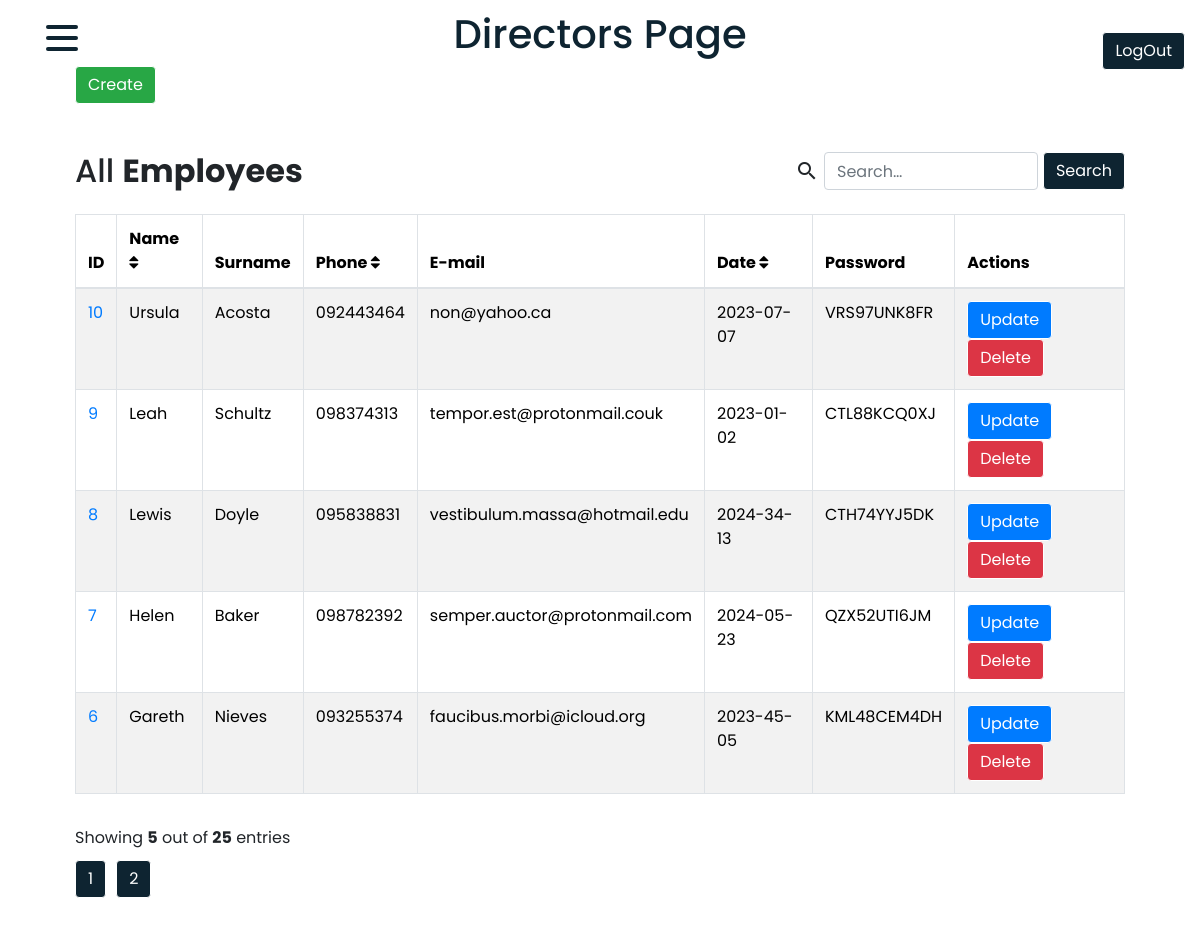
Screenshot of /Pages/directors.php (signed in) with the database file from the repository.
### tables this page shows
CREATE TABLE `employees` (
  `id` mediumint(8) unsigned NOT NULL auto_increment,
  `name` varchar(50) default NULL,
  `surname` varchar(50) default NULL,
  `phone` int(50) default NULL,
  `email` varchar(50) UNIQUE,
  `date` varchar(50),
  `password` varchar(50),
  `director_id` int default NULL,
  PRIMARY KEY (`id`)
) AUTO_INCREMENT=1;

### Action/function.php (the view, shortened to what this page needs)
<?php
    function get_all_users(object $conn,string $table_name, bool $action = false) {
        $num_per_page = 05;
        if(isset($_GET['page'])) {
            $page = $_GET['page'];
        } else {
            $page = 1;
        }
        $start_from = ($page - 1) * 05;
        $sql = "SELECT * FROM $table_name ORDER BY id DESC LIMIT $start_from, $num_per_page;";
        $result = mysqli_query($conn,$sql);
        while($row = mysqli_fetch_assoc($result)) {
            ?>
                 <tr>
                 <?php
                        if ($action == true):
                            ?>
                    <td><a href="../Action/userId.php?id=<?php echo $row['id'] ?>"><? echo $row['id'] ?></a></td>
                        <?php elseif ($action == false) :?>
                        <td><? echo $row['id'] ?></td>
                        <?php endif ?>
                    <td><? echo $row['name']?></td>
                    <td><? echo $row['surname']?></td>
                    <td>0<? echo $row['phone']?></td>
                    <td><? echo $row['email']?></td>
                    <td><? echo $row['date']?></td>
                    <?php
                        if ($action == true):
                    ?>
                    <td><? echo $row['password']?></td>
                    <td>
                        <a href="../Action/edit.php?id=<?php echo $row['id'] ?>" class="btn btn-primary text-white">Update</a>
                        <a href="../Action/delete.php?id=<?php echo $row['id'] ?>" class="btn btn-danger text-white">Delete</a>
                    </td>
                <?php endif ?>
                </tr>
              <?php
        }
    }
?>

### css/director.css (style rules this page uses)
* { margin: 0; padding: 0; box-sizing: border-box; }
body { font-family: "Poppins", sans-serif; }
.btn { border: 1px solid; }

### rows the page displays
employees: id "10", name "Ursula", surname "Acosta", phone "92443464", email "non@yahoo.ca", date "2023-07-07", password "VRS97UNK8FR"
employees: id "9", name "Leah", surname "Schultz", phone "98374313", email "tempor.est@protonmail.couk", date "2023-01-02", password "CTL88KCQ0XJ"
employees: id "8", name "Lewis", surname "Doyle", phone "95838831", email "vestibulum.massa@hotmail.edu", date "2024-34-13", password "CTH74YYJ5DK"
employees: id "7", name "Helen", surname "Baker", phone "98782392", email "semper.auctor@protonmail.com", date "2024-05-23", password "QZX52UTI6JM"
employees: id "6", name "Gareth", surname "Nieves", phone "93255374", email "faucibus.morbi@icloud.org", date "2023-45-05", password "KML48CEM4DH"
